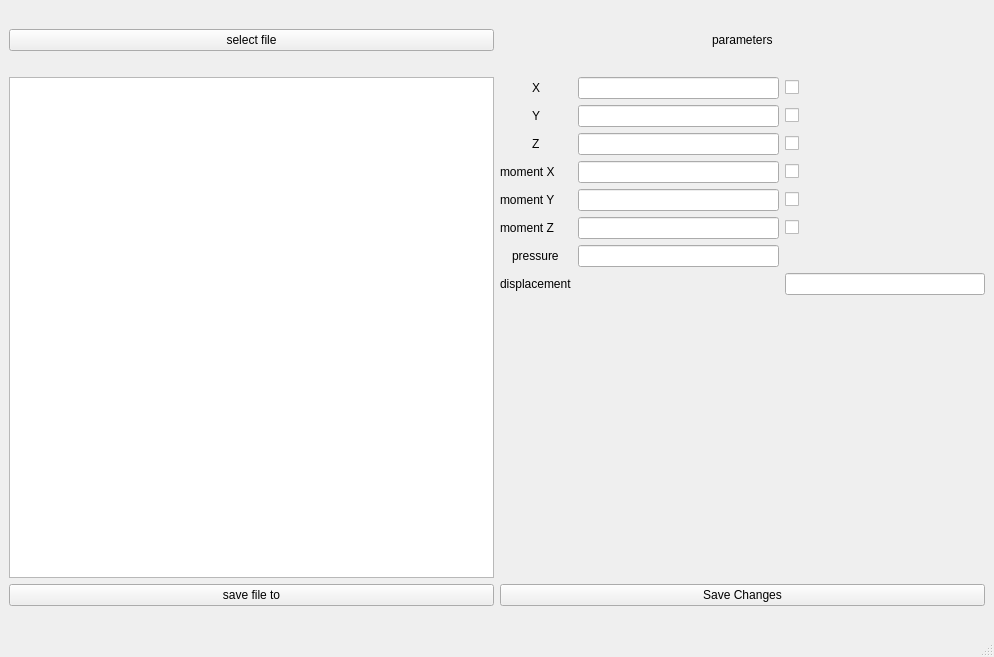
<?xml version="1.0" encoding="UTF-8"?>
<ui version="4.0">
 <class>MainWindow</class>
 <widget class="QMainWindow" name="MainWindow">
  <property name="geometry">
   <rect>
    <x>0</x>
    <y>0</y>
    <width>994</width>
    <height>657</height>
   </rect>
  </property>
  <property name="windowTitle">
   <string>MainWindow</string>
  </property>
  <widget class="QWidget" name="centralwidget">
   <layout class="QHBoxLayout" name="horizontalLayout">
    <item>
     <layout class="QVBoxLayout" name="verticalLayout">
      <item>
       <layout class="QGridLayout" name="gridLayout_2">
        <item row="1" column="1" alignment="Qt::AlignmentFlag::AlignHCenter">
         <widget class="QLabel" name="parameters">
          <property name="text">
           <string>parameters</string>
          </property>
         </widget>
        </item>
        <item row="4" column="0" alignment="Qt::AlignmentFlag::AlignTop">
         <widget class="QPushButton" name="Save_file_Bn">
          <property name="text">
           <string>save file to</string>
          </property>
         </widget>
        </item>
        <item row="4" column="1">
         <layout class="QVBoxLayout" name="verticalLayout_3">
          <item>
           <widget class="QPushButton" name="Set_changes_Bn">
            <property name="text">
             <string>Save Changes</string>
            </property>
           </widget>
          </item>
          <item>
           <spacer name="horizontalSpacer_2">
            <property name="orientation">
             <enum>Qt::Orientation::Horizontal</enum>
            </property>
            <property name="sizeHint" stdset="0">
             <size>
              <width>40</width>
              <height>20</height>
             </size>
            </property>
           </spacer>
          </item>
         </layout>
        </item>
        <item row="1" column="0">
         <widget class="QPushButton" name="find_file_Bn">
          <property name="minimumSize">
           <size>
            <width>270</width>
            <height>0</height>
           </size>
          </property>
          <property name="text">
           <string>select file</string>
          </property>
         </widget>
        </item>
        <item row="3" column="1">
         <layout class="QGridLayout" name="gridLayout">
          <item row="2" column="2">
           <widget class="QCheckBox" name="z_ChBx">
            <property name="text">
             <string/>
            </property>
           </widget>
          </item>
          <item row="1" column="1">
           <widget class="QLineEdit" name="y_le"/>
          </item>
          <item row="2" column="0" alignment="Qt::AlignmentFlag::AlignHCenter">
           <widget class="QLabel" name="z_lbl">
            <property name="text">
             <string>Z</string>
            </property>
           </widget>
          </item>
          <item row="4" column="0">
           <widget class="QLabel" name="Mom_y_lbl">
            <property name="text">
             <string>moment Y</string>
            </property>
           </widget>
          </item>
          <item row="5" column="0">
           <widget class="QLabel" name="Mom_z_lbl">
            <property name="text">
             <string>moment Z</string>
            </property>
           </widget>
          </item>
          <item row="3" column="2">
           <widget class="QCheckBox" name="Mom_x_ChBx">
            <property name="text">
             <string/>
            </property>
           </widget>
          </item>
          <item row="8" column="1">
           <spacer name="verticalSpacer">
            <property name="orientation">
             <enum>Qt::Orientation::Vertical</enum>
            </property>
            <property name="sizeHint" stdset="0">
             <size>
              <width>20</width>
              <height>40</height>
             </size>
            </property>
           </spacer>
          </item>
          <item row="5" column="2">
           <widget class="QCheckBox" name="Mom_z_CheBx">
            <property name="text">
             <string/>
            </property>
           </widget>
          </item>
          <item row="5" column="1">
           <widget class="QLineEdit" name="Mom_z_le"/>
          </item>
          <item row="6" column="1">
           <widget class="QLineEdit" name="pres_le"/>
          </item>
          <item row="3" column="0">
           <widget class="QLabel" name="Mom_x_lbl">
            <property name="text">
             <string>moment X</string>
            </property>
           </widget>
          </item>
          <item row="3" column="1">
           <widget class="QLineEdit" name="Mom_x_le"/>
          </item>
          <item row="0" column="0" alignment="Qt::AlignmentFlag::AlignHCenter">
           <widget class="QLabel" name="x_lbl">
            <property name="text">
             <string>X</string>
            </property>
           </widget>
          </item>
          <item row="1" column="0" alignment="Qt::AlignmentFlag::AlignHCenter">
           <widget class="QLabel" name="y_lbl">
            <property name="text">
             <string>Y</string>
            </property>
           </widget>
          </item>
          <item row="6" column="0" alignment="Qt::AlignmentFlag::AlignHCenter">
           <widget class="QLabel" name="pres_lbl">
            <property name="text">
             <string>pressure</string>
            </property>
           </widget>
          </item>
          <item row="0" column="1">
           <widget class="QLineEdit" name="x_le"/>
          </item>
          <item row="4" column="1">
           <widget class="QLineEdit" name="Mom_y_le"/>
          </item>
          <item row="2" column="1">
           <widget class="QLineEdit" name="z_le"/>
          </item>
          <item row="4" column="2">
           <widget class="QCheckBox" name="Mom_y_ChBx">
            <property name="text">
             <string/>
            </property>
           </widget>
          </item>
          <item row="1" column="2">
           <widget class="QCheckBox" name="y_ChBx">
            <property name="text">
             <string/>
            </property>
           </widget>
          </item>
          <item row="0" column="2">
           <widget class="QCheckBox" name="x_ChBx">
            <property name="text">
             <string/>
            </property>
           </widget>
          </item>
          <item row="7" column="0">
           <widget class="QLabel" name="displ_nt_lbl">
            <property name="text">
             <string>displacement</string>
            </property>
           </widget>
          </item>
          <item row="7" column="2">
           <widget class="QLineEdit" name="displ_nt_le"/>
          </item>
         </layout>
        </item>
        <item row="3" column="0">
         <widget class="QTreeView" name="treeView">
          <property name="minimumSize">
           <size>
            <width>326</width>
            <height>0</height>
           </size>
          </property>
         </widget>
        </item>
        <item row="2" column="0">
         <widget class="QLabel" name="filename_lbl">
          <property name="text">
           <string/>
          </property>
         </widget>
        </item>
        <item row="0" column="1">
         <spacer name="horizontalSpacer">
          <property name="orientation">
           <enum>Qt::Orientation::Horizontal</enum>
          </property>
          <property name="sizeHint" stdset="0">
           <size>
            <width>40</width>
            <height>20</height>
           </size>
          </property>
         </spacer>
        </item>
       </layout>
      </item>
     </layout>
    </item>
   </layout>
  </widget>
  <widget class="QMenuBar" name="menubar">
   <property name="geometry">
    <rect>
     <x>0</x>
     <y>0</y>
     <width>994</width>
     <height>25</height>
    </rect>
   </property>
  </widget>
  <widget class="QStatusBar" name="statusbar"/>
 </widget>
 <resources/>
 <connections/>
</ui>
